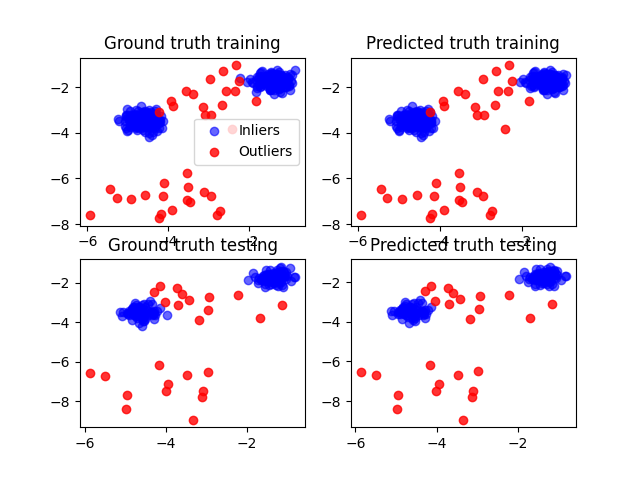

The Python source for this figure:
from pyod.utils.data import generate_data_clusters
from pyod.models import knn
import sklearn.metrics as metrics
import matplotlib.pyplot as plt

X_train, X_test, Y_train, Y_test = generate_data_clusters(400,200, random_state=31, n_clusters=2, n_features=2)
neighbors = 5

# For 10 neighbors: Balanced accuracy: 0.9914285714285714
# For 5 neighbors: Balanced accuracy:  0.9885714285714285
# For 2 neighbors: Balanced accuracy:  0.9742857142857142

model = knn.KNN(n_neighbors=neighbors)

model.fit(X_train)

Y_train_pred = model.predict(X_train)
Y_test_pred = model.predict(X_test)

balanced_acc = metrics.balanced_accuracy_score(Y_test, Y_test_pred)

print("Balanced accuracy: ", balanced_acc)

fig,axs = plt.subplots(nrows=2, ncols=2)



axs[0,0].scatter(X_train[Y_train == 0, 0], X_train[Y_train == 0, 1], c='blue', label='Inliers', alpha=0.6)
axs[0,0].scatter(X_train[Y_train == 1, 0], X_train[Y_train == 1, 1], c='red', label='Outliers', alpha=0.8)
axs[0,0].set_title('Ground truth training')
axs[0,0].legend()

axs[0,1].scatter(X_train[Y_train_pred == 0, 0], X_train[Y_train_pred == 0, 1], c='blue', label='Inliers', alpha=0.6)
axs[0,1].scatter(X_train[Y_train == 1, 0], X_train[Y_train == 1, 1], c='red', label='Outliers', alpha=0.8)
axs[0,1].set_title('Predicted truth training')
# axs[0,1].legend()

axs[1,0].scatter(X_test[Y_test == 0, 0], X_test[Y_test == 0, 1], c='blue', label='Inliers', alpha=0.6)
axs[1,0].scatter(X_test[Y_test == 1, 0], X_test[Y_test == 1, 1], c='red', label='Outliers', alpha=0.8)
axs[1,0].set_title('Ground truth testing')
# axs[1,0].legend()

axs[1,1].scatter(X_test[Y_test_pred == 0, 0], X_test[Y_test_pred == 0, 1], c='blue', label='Inliers', alpha=0.6)
axs[1,1].scatter(X_test[Y_test == 1, 0], X_test[Y_test == 1, 1], c='red', label='Outliers', alpha=0.8)
axs[1,1].set_title('Predicted truth testing')
# axs[1,1].legend()

plt.savefig("Lab2/ex2.png")